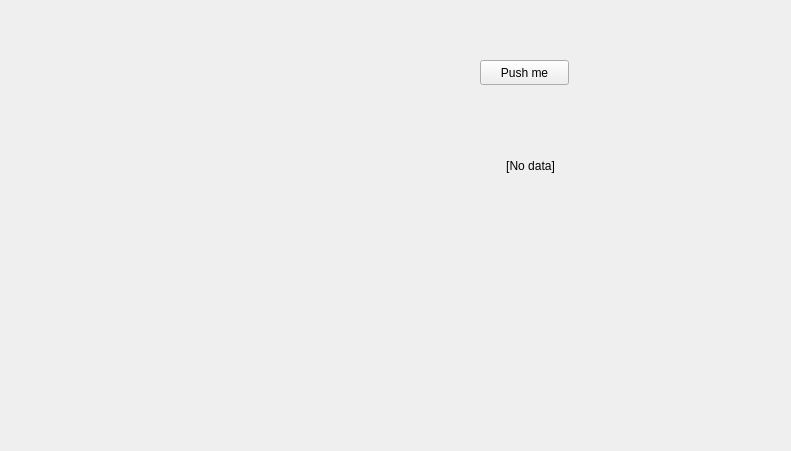
<?xml version="1.0" encoding="UTF-8"?>
<ui version="4.0">
 <class>RqtPlansys2Performers</class>
 <widget class="QWidget" name="RqtPlansys2Performers">
  <property name="geometry">
   <rect>
    <x>0</x>
    <y>0</y>
    <width>791</width>
    <height>451</height>
   </rect>
  </property>
  <property name="windowTitle">
   <string>RqtPlansys2Performers</string>
  </property>
  <widget class="QPushButton" name="pushButton">
   <property name="geometry">
    <rect>
     <x>480</x>
     <y>60</y>
     <width>89</width>
     <height>25</height>
    </rect>
   </property>
   <property name="text">
    <string>Push me</string>
   </property>
  </widget>
  <widget class="QLabel" name="label">
   <property name="geometry">
    <rect>
     <x>420</x>
     <y>130</y>
     <width>221</width>
     <height>71</height>
    </rect>
   </property>
   <property name="text">
    <string>[No data]</string>
   </property>
   <property name="alignment">
    <set>Qt::AlignCenter</set>
   </property>
  </widget>
 </widget>
 <resources/>
 <connections/>
</ui>
